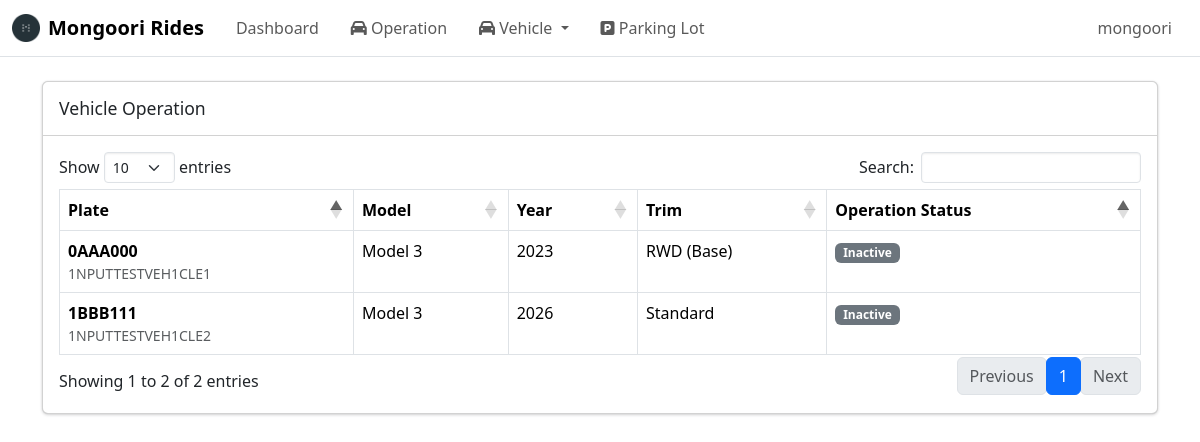
/admin/vehicles/operation/ (signed in), run on the app's committed database.
### tables this page shows
CREATE TABLE vehicle (
    vehicle_id INTEGER PRIMARY KEY AUTOINCREMENT,
    vin TEXT NOT NULL UNIQUE CHECK(length(vin) = 17),
    make TEXT,
    model TEXT,
    model_year INTEGER,
    trim TEXT,
    exterior TEXT,
    interior TEXT,
    plate_number TEXT,
    mileage INTEGER,
    software TEXT,

    vehicle_status TEXT NOT NULL 
        CHECK(vehicle_status IN ('Active', 'Maintenance', 'Archived')),

    created_at DATETIME DEFAULT CURRENT_TIMESTAMP
);

### routes/admin/vehicle_pages/operation.py (the view)
@vehicle_operation_pages_bp.route("/",methods=["GET"])
def vehicle_list_page():
    if not session.get("admin_logged_in"):
        return redirect(url_for("auth.admin_login"))
    conn = get_conn()
    cur = conn.cursor()
    cur.execute("""
                SELECT
                    v.vehicle_id,
                    v.plate_number,
                    v.vin,
                    v.model,
                    v.model_year,
                    v.trim,

                    pl.parking_lot_id AS operation_location_id,
                    pl.name AS operation_location_name,
                    pl.address_line1,
                    pl.city,
                    pl.state,
                    pl.zip_code,

                    CASE
                        WHEN EXISTS (
                            SELECT 1
                            FROM vehicle_fleet vf
                            WHERE vf.vehicle_id = v.vehicle_id
                            AND vf.registered_to IS NULL
                        )
                        THEN 'ACTIVE'
                        ELSE 'INACTIVE'
                    END AS operation_status

                FROM vehicle v

                LEFT JOIN vehicle_operation_location vol
                    ON v.vehicle_id = vol.vehicle_id
                    AND vol.active_to IS NULL

                LEFT JOIN parking_lot pl
                    ON vol.parking_lot_id = pl.parking_lot_id

                WHERE v.vehicle_status = 'Active'

                ORDER BY operation_location_name IS NULL, operation_location_name;
                """)
    vehicles = cur.fetchall()
    return render_template("vehicle_info_operation.html", vehicles=vehicles)

### db.py (called while the page is built)
def make_dict(cursor, row):
    return {col[0]: row[idx] for idx, col in enumerate(cursor.description)}

def get_conn():
    if "db" not in g:
        conn = sqlite3.connect(DB_PATH, check_same_thread=False)
        conn.row_factory = make_dict
        conn.execute("PRAGMA foreign_keys = ON;")
        g.db = conn
    return g.db

def close_conn(e=None):
    db = g.pop("db", None)
    if db is not None:
        db.close()

### templates/vehicle_info_operation.html (shortened to what this page needs)
{% extends "base.html" %}
{% block content %}
<div class="card">
    <div class="card-header">
        <h3 class="card-title">Vehicle Operation</h3>
    </div>
    <div class="card-body">
        <table id = "vehicleTable" class="table table-bordered table-hover">
            <thead>
                <tr>
                    <th>Plate</th>
                    <th>Model</th>
                    <th>Year</th>
                    <th>Trim</th>
                    <th>Operation Status</th>
                </tr>
            </thead>
            <tbody>
                {% for v in vehicles %}
                <tr data-id="{{ v.vehicle_id }}" data-vin="{{ v.vin }}" data-plate="{{ v.plate_number }}"
                    data-location-name="{{ v.operation_location_name or 'Unassigned' }}" data-location-id="{{ v.operation_location_id or '' }}" style="cursor:pointer;">
                    <td>{{ v.plate_number }}</td>
                    <td>{{ v.vin }}</td>
                    <td>{{ v.model }}</td>
                    <td>{{ v.model_year }}</td>
                    <td>{{ v.trim }}</td>
                    <td>{{ v.operation_status }}</td>
                </tr>
                {% endfor %}
            </tbody>
        </table>
    </div>
</div>
{% endblock %}

### data on the page
vehicle: plate_number "0AAA000", vin "1NPUTTESTVEH1CLE1", model "Model 3", model_year "2023", trim "RWD (Base)"
vehicle: plate_number "1BBB111", vin "1NPUTTESTVEH1CLE2", model "Model 3", model_year "2026", trim "Standard"

### other printed values
{{ session.get("admin_username", "Admin") }} "mongoori"
